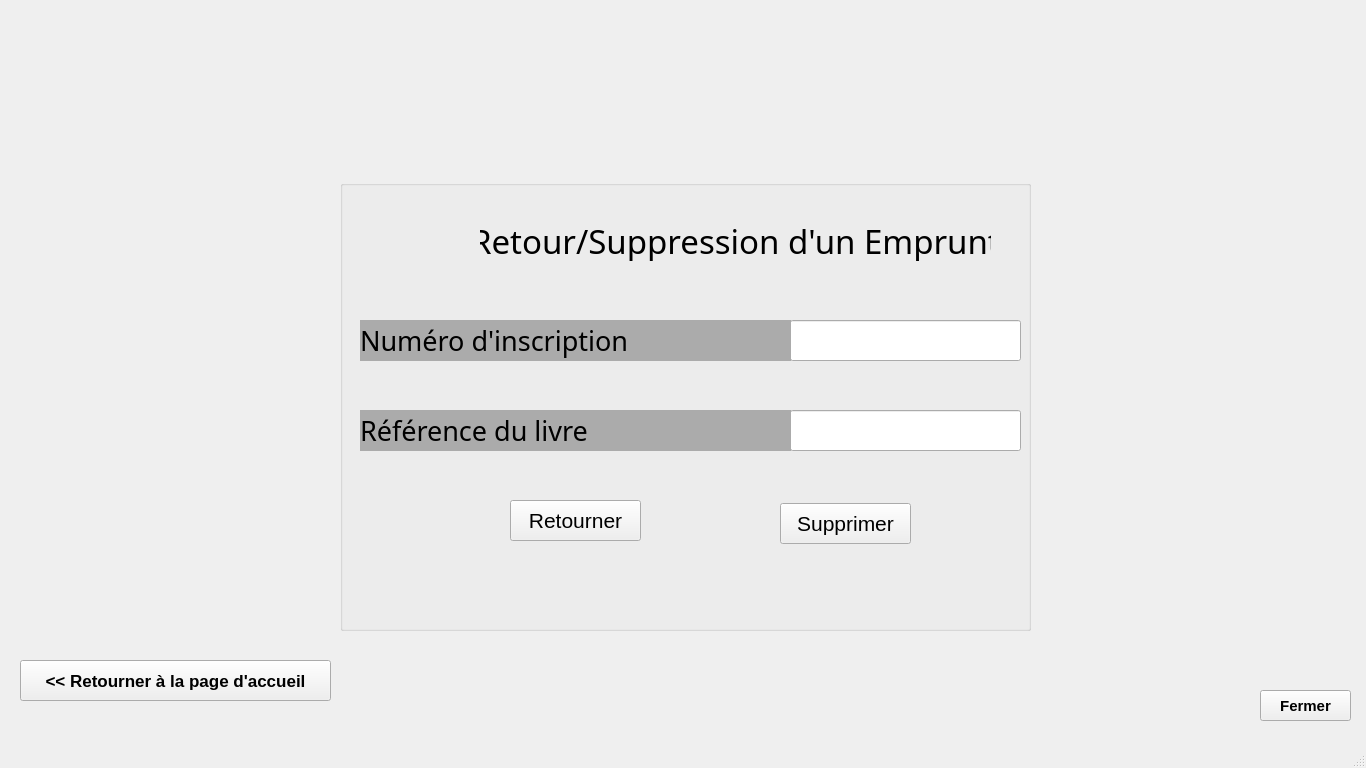
<?xml version="1.0" encoding="UTF-8"?>
<ui version="4.0">
 <class>MainWindow</class>
 <widget class="QMainWindow" name="MainWindow">
  <property name="geometry">
   <rect>
    <x>0</x>
    <y>0</y>
    <width>1366</width>
    <height>768</height>
   </rect>
  </property>
  <property name="windowTitle">
   <string>RetourEmprunt</string>
  </property>
  <widget class="QWidget" name="centralwidget">
   <widget class="QPushButton" name="img2">
    <property name="geometry">
     <rect>
      <x>1100</x>
      <y>350</y>
      <width>261</width>
      <height>301</height>
     </rect>
    </property>
    <property name="text">
     <string/>
    </property>
    <property name="icon">
     <iconset>
      <normaloff>Ressources/img/Readstud.png</normaloff>Ressources/img/Readstud.png</iconset>
    </property>
    <property name="iconSize">
     <size>
      <width>229</width>
      <height>391</height>
     </size>
    </property>
    <property name="flat">
     <bool>true</bool>
    </property>
   </widget>
   <widget class="QPushButton" name="isimm">
    <property name="geometry">
     <rect>
      <x>0</x>
      <y>0</y>
      <width>91</width>
      <height>81</height>
     </rect>
    </property>
    <property name="text">
     <string/>
    </property>
    <property name="icon">
     <iconset>
      <normaloff>Ressources/img/isimm.png</normaloff>Ressources/img/isimm.png</iconset>
    </property>
    <property name="iconSize">
     <size>
      <width>84</width>
      <height>72</height>
     </size>
    </property>
    <property name="flat">
     <bool>true</bool>
    </property>
   </widget>
   <widget class="QPushButton" name="img2_2">
    <property name="geometry">
     <rect>
      <x>140</x>
      <y>600</y>
      <width>61</width>
      <height>61</height>
     </rect>
    </property>
    <property name="text">
     <string/>
    </property>
    <property name="icon">
     <iconset>
      <normaloff>Ressources/img/home.png</normaloff>Ressources/img/home.png</iconset>
    </property>
    <property name="iconSize">
     <size>
      <width>95</width>
      <height>45</height>
     </size>
    </property>
    <property name="flat">
     <bool>true</bool>
    </property>
   </widget>
   <widget class="QPushButton" name="Return">
    <property name="geometry">
     <rect>
      <x>20</x>
      <y>660</y>
      <width>311</width>
      <height>41</height>
     </rect>
    </property>
    <property name="font">
     <font>
      <family>MS Sans Serif</family>
      <pointsize>13</pointsize>
      <bold>true</bold>
     </font>
    </property>
    <property name="cursor">
     <cursorShape>PointingHandCursor</cursorShape>
    </property>
    <property name="text">
     <string>&lt;&lt; Retourner à la page d'accueil</string>
    </property>
   </widget>
   <widget class="QLabel" name="label_2">
    <property name="geometry">
     <rect>
      <x>0</x>
      <y>0</y>
      <width>1366</width>
      <height>768</height>
     </rect>
    </property>
    <property name="text">
     <string/>
    </property>
    <property name="pixmap">
     <pixmap>Ressources/img/Background.jpg</pixmap>
    </property>
    <property name="scaledContents">
     <bool>true</bool>
    </property>
   </widget>
   <widget class="QPushButton" name="Entete">
    <property name="geometry">
     <rect>
      <x>390</x>
      <y>20</y>
      <width>631</width>
      <height>91</height>
     </rect>
    </property>
    <property name="text">
     <string/>
    </property>
    <property name="icon">
     <iconset>
      <normaloff>Ressources/img/entete.png</normaloff>Ressources/img/entete.png</iconset>
    </property>
    <property name="iconSize">
     <size>
      <width>571</width>
      <height>509</height>
     </size>
    </property>
    <property name="flat">
     <bool>true</bool>
    </property>
   </widget>
   <widget class="QGroupBox" name="groupBox">
    <property name="geometry">
     <rect>
      <x>340</x>
      <y>180</y>
      <width>691</width>
      <height>451</height>
     </rect>
    </property>
    <property name="title">
     <string/>
    </property>
    <property name="flat">
     <bool>true</bool>
    </property>
    <widget class="QLabel" name="LbRef">
     <property name="geometry">
      <rect>
       <x>20</x>
       <y>230</y>
       <width>431</width>
       <height>41</height>
      </rect>
     </property>
     <property name="font">
      <font>
       <family>Century Gothic</family>
       <pointsize>20</pointsize>
      </font>
     </property>
     <property name="styleSheet">
      <string notr="true">background-color: rgb(171,171,171);</string>
     </property>
     <property name="text">
      <string>Référence du livre</string>
     </property>
    </widget>
    <widget class="QLabel" name="LbNumInscrip">
     <property name="geometry">
      <rect>
       <x>20</x>
       <y>140</y>
       <width>431</width>
       <height>41</height>
      </rect>
     </property>
     <property name="font">
      <font>
       <family>Century Gothic</family>
       <pointsize>20</pointsize>
      </font>
     </property>
     <property name="styleSheet">
      <string notr="true">background-color: rgb(171,171,171);</string>
     </property>
     <property name="text">
      <string>Numéro d'inscription</string>
     </property>
    </widget>
    <widget class="QLineEdit" name="EdRef">
     <property name="geometry">
      <rect>
       <x>450</x>
       <y>230</y>
       <width>231</width>
       <height>41</height>
      </rect>
     </property>
     <property name="font">
      <font>
       <family>Century Gothic</family>
       <pointsize>15</pointsize>
      </font>
     </property>
     <property name="text">
      <string/>
     </property>
     <property name="clearButtonEnabled">
      <bool>true</bool>
     </property>
    </widget>
    <widget class="QLineEdit" name="EdNumInscrip">
     <property name="geometry">
      <rect>
       <x>450</x>
       <y>140</y>
       <width>231</width>
       <height>41</height>
      </rect>
     </property>
     <property name="font">
      <font>
       <family>Century Gothic</family>
       <pointsize>15</pointsize>
      </font>
     </property>
     <property name="text">
      <string/>
     </property>
     <property name="clearButtonEnabled">
      <bool>true</bool>
     </property>
    </widget>
    <widget class="QPushButton" name="Retourner">
     <property name="geometry">
      <rect>
       <x>170</x>
       <y>320</y>
       <width>131</width>
       <height>41</height>
      </rect>
     </property>
     <property name="font">
      <font>
       <pointsize>16</pointsize>
      </font>
     </property>
     <property name="cursor">
      <cursorShape>PointingHandCursor</cursorShape>
     </property>
     <property name="text">
      <string>Retourner</string>
     </property>
    </widget>
    <widget class="QLabel" name="Logo">
     <property name="geometry">
      <rect>
       <x>40</x>
       <y>10</y>
       <width>101</width>
       <height>91</height>
      </rect>
     </property>
     <property name="text">
      <string/>
     </property>
     <property name="pixmap">
      <pixmap>Ressources/img/etud5.png</pixmap>
     </property>
     <property name="scaledContents">
      <bool>true</bool>
     </property>
    </widget>
    <widget class="QLabel" name="Titre">
     <property name="geometry">
      <rect>
       <x>140</x>
       <y>40</y>
       <width>511</width>
       <height>41</height>
      </rect>
     </property>
     <property name="font">
      <font>
       <family>Calisto MT</family>
       <pointsize>25</pointsize>
      </font>
     </property>
     <property name="text">
      <string>Retour/Suppression d'un Emprunt</string>
     </property>
     <property name="alignment">
      <set>Qt::AlignCenter</set>
     </property>
    </widget>
    <widget class="QPushButton" name="Supprimer">
     <property name="geometry">
      <rect>
       <x>440</x>
       <y>323</y>
       <width>131</width>
       <height>41</height>
      </rect>
     </property>
     <property name="font">
      <font>
       <pointsize>16</pointsize>
      </font>
     </property>
     <property name="cursor">
      <cursorShape>PointingHandCursor</cursorShape>
     </property>
     <property name="text">
      <string>Supprimer</string>
     </property>
    </widget>
    <widget class="QLabel" name="ErrNumInscrip">
     <property name="geometry">
      <rect>
       <x>20</x>
       <y>180</y>
       <width>661</width>
       <height>20</height>
      </rect>
     </property>
     <property name="font">
      <font>
       <family>Courier New</family>
       <pointsize>12</pointsize>
       <bold>false</bold>
      </font>
     </property>
     <property name="styleSheet">
      <string notr="true">color:rgb(255,0,0);</string>
     </property>
     <property name="text">
      <string/>
     </property>
     <property name="alignment">
      <set>Qt::AlignRight|Qt::AlignTrailing|Qt::AlignVCenter</set>
     </property>
    </widget>
    <widget class="QLabel" name="ErrRef">
     <property name="geometry">
      <rect>
       <x>21</x>
       <y>270</y>
       <width>661</width>
       <height>20</height>
      </rect>
     </property>
     <property name="font">
      <font>
       <family>Courier New</family>
       <pointsize>12</pointsize>
       <bold>false</bold>
      </font>
     </property>
     <property name="styleSheet">
      <string notr="true">color:rgb(255,0,0);</string>
     </property>
     <property name="text">
      <string/>
     </property>
     <property name="alignment">
      <set>Qt::AlignRight|Qt::AlignTrailing|Qt::AlignVCenter</set>
     </property>
    </widget>
   </widget>
   <widget class="QPushButton" name="Fermer">
    <property name="geometry">
     <rect>
      <x>1260</x>
      <y>690</y>
      <width>91</width>
      <height>31</height>
     </rect>
    </property>
    <property name="font">
     <font>
      <pointsize>11</pointsize>
      <bold>true</bold>
     </font>
    </property>
    <property name="cursor">
     <cursorShape>PointingHandCursor</cursorShape>
    </property>
    <property name="text">
     <string>Fermer</string>
    </property>
    <property name="icon">
     <iconset>
      <normaloff>Ressources/img/Supprimer.png</normaloff>Ressources/img/Supprimer.png</iconset>
    </property>
    <property name="iconSize">
     <size>
      <width>29</width>
      <height>56</height>
     </size>
    </property>
   </widget>
   <zorder>label_2</zorder>
   <zorder>img2</zorder>
   <zorder>isimm</zorder>
   <zorder>img2_2</zorder>
   <zorder>Return</zorder>
   <zorder>Entete</zorder>
   <zorder>groupBox</zorder>
   <zorder>Fermer</zorder>
  </widget>
  <widget class="QMenuBar" name="menubar">
   <property name="geometry">
    <rect>
     <x>0</x>
     <y>0</y>
     <width>1366</width>
     <height>22</height>
    </rect>
   </property>
  </widget>
  <widget class="QStatusBar" name="statusbar"/>
 </widget>
 <tabstops>
  <tabstop>EdNumInscrip</tabstop>
  <tabstop>EdRef</tabstop>
  <tabstop>Retourner</tabstop>
  <tabstop>Supprimer</tabstop>
  <tabstop>Return</tabstop>
  <tabstop>Fermer</tabstop>
  <tabstop>img2</tabstop>
  <tabstop>img2_2</tabstop>
  <tabstop>Entete</tabstop>
  <tabstop>isimm</tabstop>
 </tabstops>
 <resources>
  <include location="Ressources/img.qrc"/>
 </resources>
 <connections/>
</ui>
